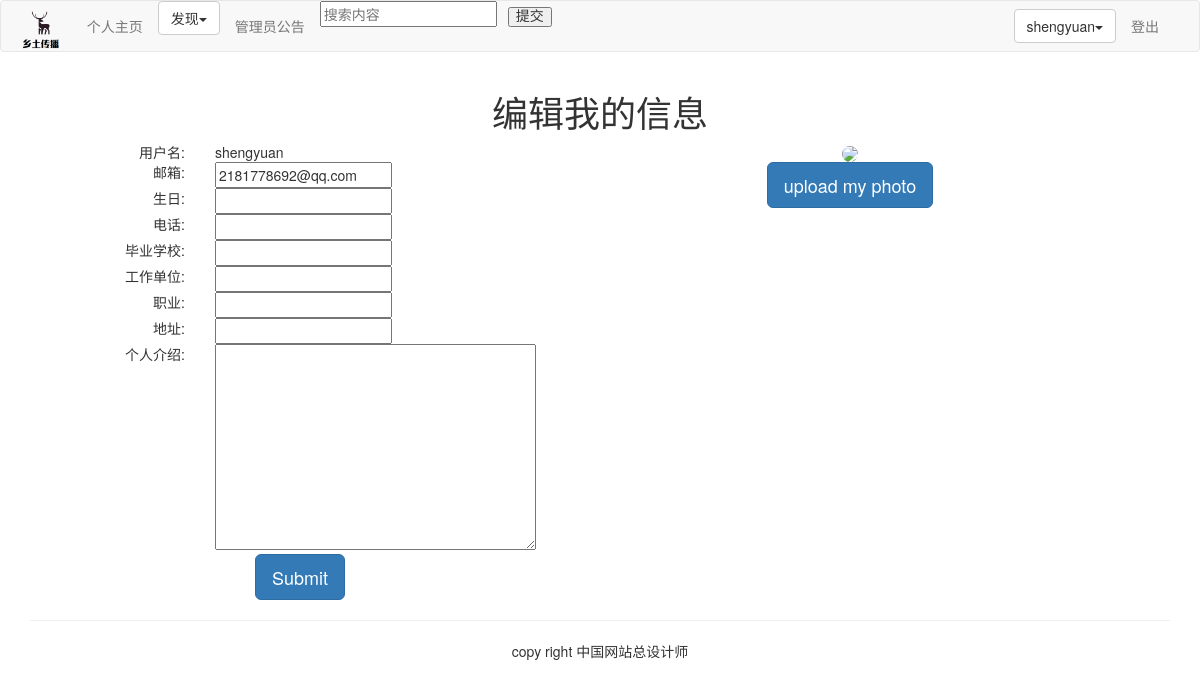
Before: /account/edit-my-information/ (signed in) with the older database file.
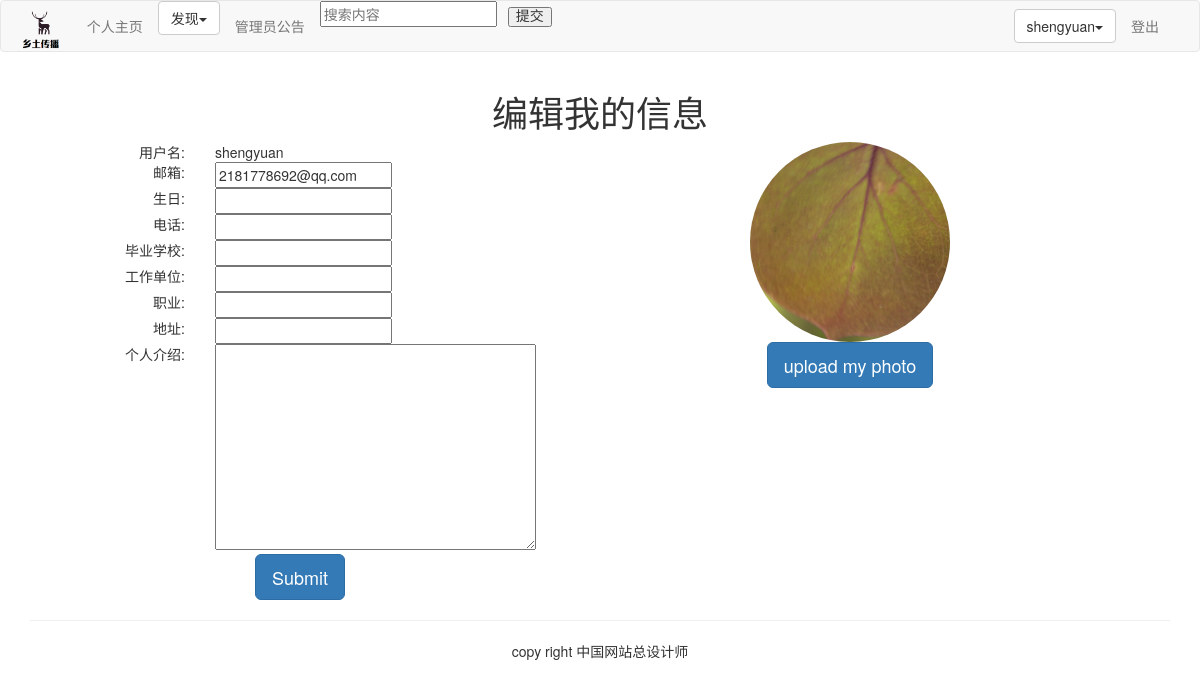
After: the same page with the newer database file.
### account/models.py (models this page shows, shortened)
class UserInfo(models.Model):
    user = models.OneToOneField(User, on_delete=models.CASCADE, unique=True)
    school = models.CharField(verbose_name='学校',max_length=100, blank=True)
    company = models.CharField(verbose_name='公司',max_length=100, blank=True)
    profession = models.CharField(verbose_name='职业',max_length=100, blank=True)
    address = models.CharField(verbose_name='地址',max_length=100, blank=True)
    aboutme = models.TextField(verbose_name='详细内容',blank=True)
    photo = models.ImageField(verbose_name='图片',blank=True,upload_to="profile/")
    class Meta:
        db_table='用户信息'

### account/views.py (the view)
# urls.py: path('edit-my-information/', views.myself_edit, name="edit_my_information"),
@login_required(login_url='/account/login')
def myself_edit(request):
    userprofile = UserProfile.objects.get(user=request.user) if hasattr(request.user, 'userprofile') else UserProfile.objects.create(user=request.user)
    userinfo = UserInfo.objects.get(user=request.user) if hasattr(request.user, 'userinfo') else UserInfo.objects.create(user=request.user)
    if request.method == "POST":
        user_form = UserForm(request.POST)
        userprofile_form = UserProfileForm(request.POST)
        userinfo_form = UserInfoForm(request.POST)
        if user_form.is_valid() * userprofile_form.is_valid() * userinfo_form.is_valid():
            user_cd = user_form.cleaned_data
            userprofile_cd = userprofile_form.cleaned_data
            userinfo_cd = userinfo_form.cleaned_data
            request.user.email = user_cd['email']
            userprofile.birth = userprofile_cd['birth']
            userprofile.phone = userprofile_cd['phone']
            userinfo.school = userinfo_cd['school']
            userinfo.company = userinfo_cd['company']
            userinfo.profession = userinfo_cd['profession']
            userinfo.address = userinfo_cd['address']
            userinfo.aboutme = userinfo_cd['aboutme']
            request.user.save()
            userprofile.save()
            userinfo.save()
        return HttpResponseRedirect('/account/my-information/')
    else:
        user_form = UserForm(instance=request.user)
        userprofile_form = UserProfileForm(initial={"birth": userprofile.birth, "phone": userprofile.phone})
        userinfo_form = UserInfoForm(initial={"school": userinfo.school, "company": userinfo.company, "profession": userinfo.profession, "address": userinfo.address, "aboutme": userinfo.aboutme})
        return render(request, "account/myself_edit.html", {"user_form": user_form, "userprofile_form": userprofile_form, "userinfo_form": userinfo_form,"userinfo": userinfo})

### account/forms.py
class UserForm(forms.ModelForm):
    class Meta:
        model = User
        fields = ("email",)

class UserProfileForm(forms.ModelForm):
    class Meta:
        model = UserProfile
        fields = ("phone", "birth")

### templates/account/myself_edit.html (shortened to what this page needs)
{% extends "base.html" %}
{% block content %}
<div class="row text-center vertical-middle-sm">
    <h1>编辑我的信息</h1>
    <div class="row">
        <div class="col-md-6">
            <form class="form-horizontal" action="." method="post">{% csrf_token %}
                <div class="row">
                    <div class="col-md-4 text-right"><span>用户名:</span></div>
                    <div class="col-md-8 text-left">{{user.username}}</div>
                </div>
                <div class="row">
                    <div class="col-md-4 text-right"><span>邮箱:</span></div>
                    <div class="col-md-8 text-left">{{user_form.email}}</div>
                </div>
                <div class="row">
                    <div class="col-md-4 text-right"><span>生日:</span></div>
                    <div class="col-md-8 text-left">{{userprofile_form.birth}}</div>
                </div>
                <div class="row">
                    <div class="col-md-4 text-right"><span>电话:</span></div>
                    <div class="col-md-8 text-left">{{userprofile_form.phone}}</div>
                </div>
                <div class="row">
                    <div class="col-md-4 text-right"><span>毕业学校:</span></div>
                    <div class="col-md-8 text-left">{{userinfo_form.school}}</div>
                </div>
                <div class="row">
                    <div class="col-md-4 text-right"><span>工作单位:</span></div>
                    <div class="col-md-8 text-left">{{userinfo_form.company}}</div>
                </div>
                <div class="row">
                    <div class="col-md-4 text-right"><span>职业:</span></div>
                    <div class="col-md-8 text-left">{{userinfo_form.profession}}</div>
                </div>
                <div class="row">
                    <div class="col-md-4 text-right"><span>地址:</span></div>
                    <div class="col-md-8 text-left">{{userinfo_form.address}}</div>
                </div>
                <div class="row">
                    <div class="col-md-4 text-right"><span>个人介绍:</span></div>
                    <div class="col-md-8 text-left">{{userinfo_form.aboutme}}</div>
                </div>
                <div class="row">
                    <input type="submit" class="btn btn-primary btn-lg" value="Submit">
                </div>
            </form>
        </div>
        <div class="col-md-6">
            {% load staticfiles %}
            <div style="margin-right:100px">
                {% if userinfo.photo %}
                <img src=" /media/profile/{{userinfo.photo }}" class="img-circle" width="200px" id="my_photo" name="user_face">
                {% else %}
                <img name="user_face" src="{% static 'images/avatar.png' %}" width="200px" class="img-circle" id="my_photo">
                {% endif %}
            </div>
            <div style="margin-right:100px">
                <button class="btn btn-primary btn-lg" id="upload_image" onclick="upload_image_layer()">upload my photo</button>
            </div>
        </div>
    </div>
</div>
{% endblock %}

Changed rows visible on the page:
now on this page (row edited): UserInfo: photo (picture)
